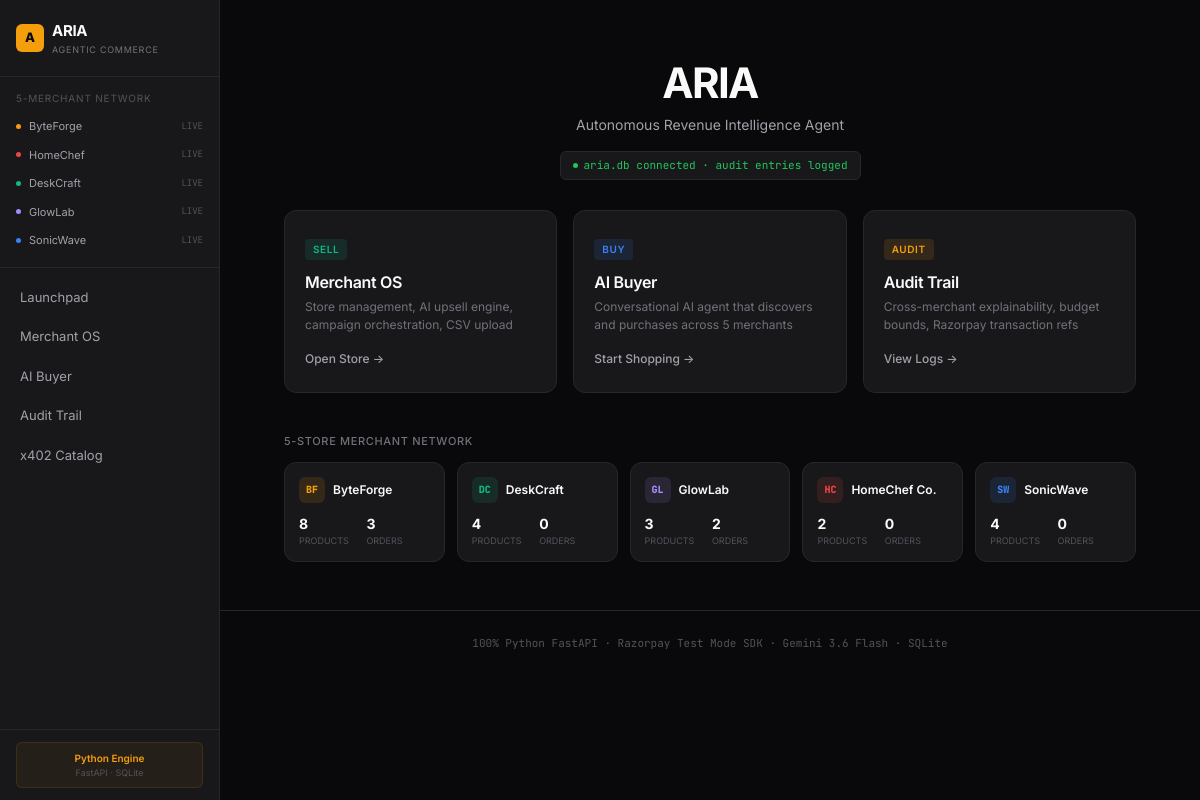
Before: / with the older database file.
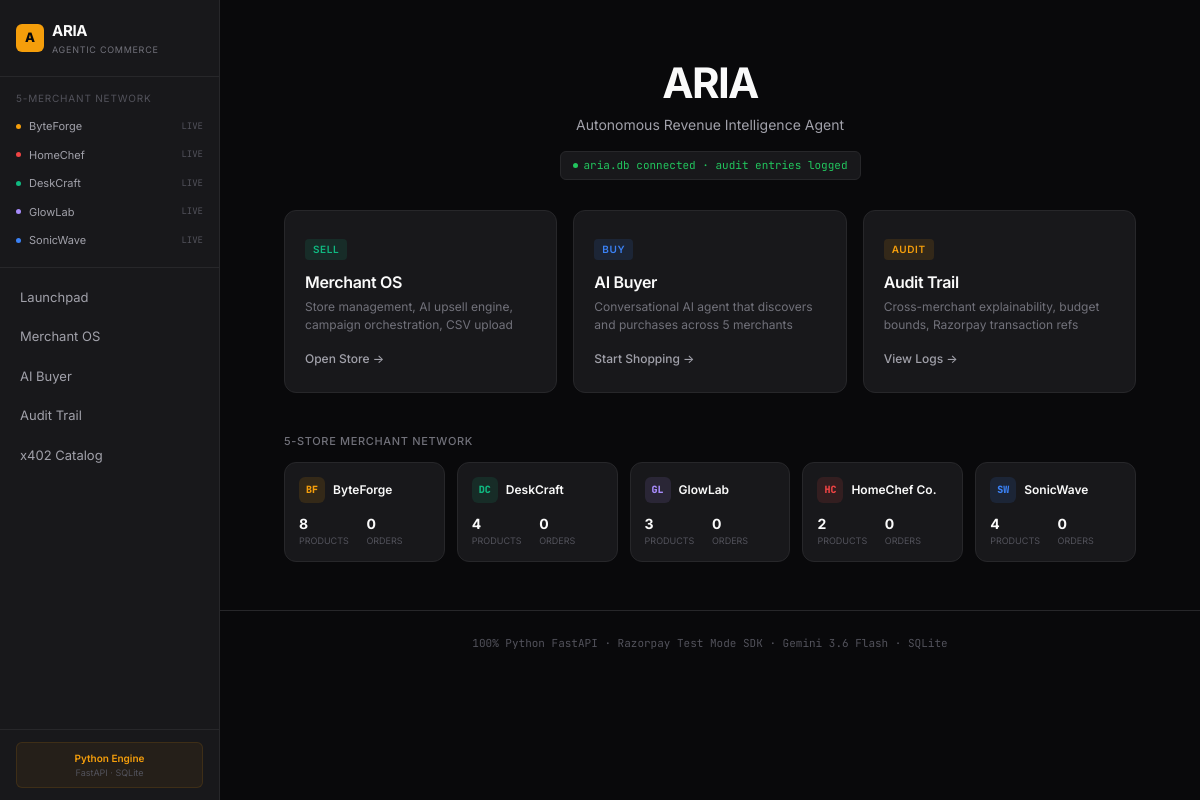
After: the same page with the newer database file.
### tables this page shows
CREATE TABLE merchants (
      id TEXT PRIMARY KEY,
      name TEXT NOT NULL,
      slug TEXT NOT NULL UNIQUE,
      category TEXT NOT NULL,
      tagline TEXT NOT NULL,
      logo TEXT NOT NULL DEFAULT '',
      color TEXT NOT NULL DEFAULT '#71717a',
      created_at TEXT NOT NULL DEFAULT (datetime('now'))
    );

### main.py (the view)
@app.get("/", response_class=HTMLResponse)
def page_launchpad(request: Request):
    merchants = get_merchants()
    enriched = []
    for m in merchants:
        orders = get_orders_by_merchant(m["id"])
        products = get_products(m["id"])
        m_copy = dict(m)
        m_copy["stats"] = {
            "productCount": len(products),
            "totalOrders": len(orders),
        }
        enriched.append(m_copy)
    audit_stats = get_audit_stats()
    return templates.TemplateResponse("index.html", {
        "request": request,
        "merchants": enriched,
        "auditStats": audit_stats
    })

### templates/index.html (shortened to what this page needs)
{% extends "base.html" %}
{% block content %}
<header style="text-align: center; padding: 60px 24px 30px;">
  <h1 style="font-size: 42px; font-weight: 700; letter-spacing: -0.04em; line-height: 1.1; color: var(--zinc-50);">
    ARIA
  </h1>
  <p style="font-size: 14px; color: var(--zinc-400); margin-top: 8px; max-width: 480px; margin: 8px auto 0;">
    Autonomous Revenue Intelligence Agent
  </p>
  <div
    style="display: inline-flex; align-items: center; gap: 6px; margin-top: 16px; padding: 5px 12px; border-radius: 6px; font-size: 11px; font-family: var(--font-mono); background: var(--zinc-900); border: 1px solid var(--zinc-800); color: var(--status-success);">
    <span style="width: 5px; height: 5px; border-radius: 50%; background: var(--status-success);"></span>
    aria.db connected &middot; {{ audit_total }} audit entries logged
  </div>
</header>
<section style="max-width: 900px; margin: 0 auto; padding: 0 24px 40px;">
  <div style="display: grid; grid-template-columns: repeat(3, 1fr); gap: 16px;">
    <a href="/merchant" class="card"
      style="padding: 24px 20px; text-decoration: none; display: block; transition: all 200ms ease;">
      <div
        style="display: inline-block; padding: 3px 8px; border-radius: 4px; font-size: 10px; font-weight: 600; letter-spacing: 0.06em; background: rgba(16,185,129,0.12); color: #10b981; margin-bottom: 12px;">
        SELL</div>
      <h3 style="font-size: 16px; font-weight: 600; color: var(--zinc-50); margin-bottom: 6px;">Merchant OS</h3>
      <p style="font-size: 12px; color: var(--zinc-500); line-height: 1.5;">Store management, AI upsell engine, campaign
        orchestration, CSV upload</p>
      <div style="margin-top: 16px; font-size: 12px; font-weight: 500; color: var(--zinc-400);">Open Store &rarr;</div>
    </a>
    <a href="/buyer" class="card"
      style="padding: 24px 20px; text-decoration: none; display: block; transition: all 200ms ease;">
      <div
        style="display: inline-block; padding: 3px 8px; border-radius: 4px; font-size: 10px; font-weight: 600; letter-spacing: 0.06em; background: rgba(59,130,246,0.12); color: #3b82f6; margin-bottom: 12px;">
        BUY</div>
      <h3 style="font-size: 16px; font-weight: 600; color: var(--zinc-50); margin-bottom: 6px;">AI Buyer</h3>
      <p style="font-size: 12px; color: var(--zinc-500); line-height: 1.5;">Conversational AI agent that discovers and
        purchases across 5 merchants</p>
      <div style="margin-top: 16px; font-size: 12px; font-weight: 500; color: var(--zinc-400);">Start Shopping &rarr;
      </div>
    </a>
    <a href="/audit" class="card"
      style="padding: 24px 20px; text-decoration: none; display: block; transition: all 200ms ease;">
      <div
        style="display: inline-block; padding: 3px 8px; border-radius: 4px; font-size: 10px; font-weight: 600; letter-spacing: 0.06em; background: rgba(245,158,11,0.12); color: #f59e0b; margin-bottom: 12px;">
        AUDIT</div>
      <h3 style="font-size: 16px; font-weight: 600; color: var(--zinc-50); margin-bottom: 6px;">Audit Trail</h3>
      <p style="font-size: 12px; color: var(--zinc-500); line-height: 1.5;">Cross-merchant explainability, budget
        bounds, Razorpay transaction refs</p>
      <div style="margin-top: 16px; font-size: 12px; font-weight: 500; color: var(--zinc-400);">View Logs &rarr;</div>
    </a>
  </div>
</section>
<section style="max-width: 900px; margin: 0 auto; padding: 0 24px 48px;">
  <div
    style="font-size: 11px; font-weight: 500; color: var(--zinc-500); letter-spacing: 0.06em; text-transform: uppercase; margin-bottom: 12px;">
    5-Store Merchant Network
  </div>
  <div style="display: grid; grid-template-columns: repeat(5, 1fr); gap: 12px;">
    {% for m in merchants %}
    <div class="card" style="padding: 14px;">
      <div class="flex items-center gap-2" style="margin-bottom: 10px;">
        <div
          style="width: 26px; height: 26px; border-radius: 6px; background: {{ m.color }}20; color: {{ m.color }}; display: flex; align-items: center; justify-content: center; font-size: 10px; font-weight: 800; font-family: var(--font-mono);">
          {{ m.logo }}
        </div>
        <div>
          <div style="font-size: 12px; font-weight: 600; color: var(--zinc-50);">{{ m.name }}</div>
        </div>
      </div>
      <div style="display: grid; grid-template-columns: 1fr 1fr; gap: 4px;">
        <div>
          <div style="font-size: 14px; font-weight: 700; color: var(--zinc-50);">{{ m.stats.productCount }}</div>
          <div style="font-size: 9px; color: var(--zinc-600); text-transform: uppercase;">Products</div>
        </div>
        <div>
          <div style="font-size: 14px; font-weight: 700; color: var(--zinc-50);">{{ m.stats.totalOrders }}</div>
          <div style="font-size: 9px; color: var(--zinc-600); text-transform: uppercase;">Orders</div>
        </div>
      </div>
    </div>
    {% endfor %}
  </div>
</section>
<footer
  style="text-align: center; padding: 24px; border-top: 1px solid var(--zinc-800); color: var(--zinc-600); font-size: 11px; font-family: var(--font-mono);">
  <span>100% Python FastAPI</span> &middot; <span>Razorpay Test Mode SDK</span> &middot; <span>Gemini 3.6 Flash</span>
  &middot; <span>SQLite</span>
</footer>
{% endblock %}

### templates/base.html (shortened to what this page needs)
<!DOCTYPE html>
<html lang="en">
<head>
  <link rel="stylesheet" href="/static/css/style.css">
</head>
<body>
  <div class="layout">
    <aside class="sidebar" style="width: 220px; min-width: 220px; height: 100vh; position: sticky; top: 0; background: var(--bg-surface); border-right: var(--border-default); display: flex; flex-direction: column;">
      <div style="padding: 20px 16px; border-bottom: 1px solid var(--zinc-800);">
        <div class="flex items-center gap-2">
          <div style="width: 28px; height: 28px; border-radius: 6px; background: var(--amber-500); display: flex; align-items: center; justify-content: center; font-size: 13px; font-weight: 800; color: var(--zinc-950);">
            A
          </div>
          <div>
            <div style="font-weight: 700; font-size: 15px; letter-spacing: -0.02em; color: var(--zinc-50);">
              ARIA
            </div>
            <div style="font-size: 9px; color: var(--zinc-500); letter-spacing: 0.08em; text-transform: uppercase;">
              Agentic Commerce
            </div>
          </div>
        </div>
      </div>
      <div style="padding: 14px 16px; border-bottom: 1px solid var(--zinc-800);">
        <div style="font-size: 10px; text-transform: uppercase; letter-spacing: 0.08em; color: var(--zinc-600); margin-bottom: 8px;">
          5-Merchant Network
        </div>
        <div class="flex flex-col gap-1">
          <div class="flex items-center justify-between" style="padding: 4px 0;">
            <div class="flex items-center gap-2">
              <span style="width: 5px; height: 5px; border-radius: 50%; background: #f59e0b; display: inline-block;"></span>
              <span style="font-size: 11px; color: var(--zinc-400);">ByteForge</span>
            </div>
            <span style="font-size: 9px; color: var(--zinc-600); font-family: var(--font-mono);">LIVE</span>
          </div>
          <div class="flex items-center justify-between" style="padding: 4px 0;">
            <div class="flex items-center gap-2">
              <span style="width: 5px; height: 5px; border-radius: 50%; background: #ef4444; display: inline-block;"></span>
              <span style="font-size: 11px; color: var(--zinc-400);">HomeChef</span>
            </div>
            <span style="font-size: 9px; color: var(--zinc-600); font-family: var(--font-mono);">LIVE</span>
          </div>
          <div class="flex items-center justify-between" style="padding: 4px 0;">
            <div class="flex items-center gap-2">
              <span style="width: 5px; height: 5px; border-radius: 50%; background: #10b981; display: inline-block;"></span>
              <span style="font-size: 11px; color: var(--zinc-400);">DeskCraft</span>
            </div>
            <span style="font-size: 9px; color: var(--zinc-600); font-family: var(--font-mono);">LIVE</span>
          </div>
          <div class="flex items-center justify-between" style="padding: 4px 0;">
            <div class="flex items-center gap-2">
              <span style="width: 5px; height: 5px; border-radius: 50%; background: #a78bfa; display: inline-block;"></span>
              <span style="font-size: 11px; color: var(--zinc-400);">GlowLab</span>
            </div>
            <span style="font-size: 9px; color: var(--zinc-600); font-family: var(--font-mono);">LIVE</span>
          </div>
          <div class="flex items-center justify-between" style="padding: 4px 0;">
            <div class="flex items-center gap-2">
              <span style="width: 5px; height: 5px; border-radius: 50%; background: #3b82f6; display: inline-block;"></span>
              <span style="font-size: 11px; color: var(--zinc-400);">SonicWave</span>
            </div>
            <span style="font-size: 9px; color: var(--zinc-600); font-family: var(--font-mono);">LIVE</span>
          </div>
        </div>
      </div>
      <nav style="padding: 12px 8px; flex: 1;">
        <div class="flex flex-col gap-1">
          <a href="/" style="display: block; padding: 8px 12px; border-radius: 6px; text-decoration: none; font-size: 13px; color: {% if active_page == 'launchpad' %}var(--zinc-50){% else %}var(--zinc-400){% endif %}; background: {% if active_page == 'launchpad' %}var(--zinc-800){% else %}transparent{% endif %}; font-weight: {% if active_page == 'launchpad' %}600{% else %}400{% endif %};">Launchpad</a>
          <a href="/merchant" style="display: block; padding: 8px 12px; border-radius: 6px; text-decoration: none; font-size: 13px; color: {% if active_page == 'merchant' %}var(--zinc-50){% else %}var(--zinc-400){% endif %}; background: {% if active_page == 'merchant' %}var(--zinc-800){% else %}transparent{% endif %}; font-weight: {% if active_page == 'merchant' %}600{% else %}400{% endif %};">Merchant OS</a>
          <a href="/buyer" style="display: block; padding: 8px 12px; border-radius: 6px; text-decoration: none; font-size: 13px; color: {% if active_page == 'buyer' %}var(--zinc-50){% else %}var(--zinc-400){% endif %}; background: {% if active_page == 'buyer' %}var(--zinc-800){% else %}transparent{% endif %}; font-weight: {% if active_page == 'buyer' %}600{% else %}400{% endif %};">AI Buyer</a>
          <a href="/audit" style="display: block; padding: 8px 12px; border-radius: 6px; text-decoration: none; font-size: 13px; color: {% if active_page == 'audit' %}var(--zinc-50){% else %}var(--zinc-400){% endif %}; background: {% if active_page == 'audit' %}var(--zinc-800){% else %}transparent{% endif %}; font-weight: {% if active_page == 'audit' %}600{% else %}400{% endif %};">Audit Trail</a>
          <a href="/catalog" style="display: block; padding: 8px 12px; border-radius: 6px; text-decoration: none; font-size: 13px; color: {% if active_page == 'catalog' %}var(--zinc-50){% else %}var(--zinc-400){% endif %}; background: {% if active_page == 'catalog' %}var(--zinc-800){% else %}transparent{% endif %}; font-weight: {% if active_page == 'catalog' %}600{% else %}400{% endif %};">x402 Catalog</a>
        </div>
      </nav>
      <div style="padding: 12px 16px; border-top: 1px solid var(--zinc-800);">
        <div style="padding: 8px 10px; border-radius: 6px; background: rgba(245,158,11,0.06); border: 1px solid rgba(245,158,11,0.12); text-align: center;">
          <div style="font-size: 10px; font-weight: 600; color: var(--amber-500);">Python Engine</div>
          <div style="font-size: 9px; color: var(--zinc-600);">FastAPI &middot; SQLite</div>
        </div>
      </div>
    </aside>
    <main class="main-content">
      {% block content %}{% endblock %}
    </main>
  </div>
</body>
</html>

### static/css/style.css (style rules this page uses)
:root { --zinc-950: #09090b; --zinc-900: #18181b; --zinc-800: #27272a; --zinc-700: #3f3f46; --zinc-600: #52525b; --zinc-500: #71717a; --zinc-400: #a1a1aa; --zinc-300: #d4d4d8; --zinc-200: #e4e4e7; --zinc-100: #f4f4f5; --zinc-50: #fafafa; --amber-500: #f59e0b; --amber-400: #fbbf24; --amber-600: #d97706; --bg-base: var(--zinc-950); --bg-surface: var(--zinc-900); --bg-elevated: #1c1c20; --bg-card: var(--zinc-900); --bg-card-hover: var(--zinc-800); --bg-input: #141416; --text-primary: var(--zinc-50); --text-secondary: var(--zinc-400); --text-muted: var(--zinc-600); --border-color: var(--zinc-800); --border-default: 1px solid var(--zinc-800); --border-subtle: 1px solid rgba(255,255,255,0.04); --status-success: #22c55e; --status-failed: #ef4444; --status-blocked: #eab308; --status-pending: #3b82f6; --status-info: var(--zinc-400); --font-sans: 'Inter', -apple-system, BlinkMacSystemFont, sans-serif; --font-mono: 'JetBrains Mono', 'Fira Code', monospace; --radius-sm: 6px; --radius-md: 8px; --radius-lg: 12px; --radius-full: 9999px; --transition-fast: 120ms ease; --transition-base: 200ms ease; }
*, *::before, *::after { box-sizing: border-box; margin: 0; padding: 0; }
html { -webkit-font-smoothing: antialiased; -moz-osx-font-smoothing: grayscale; }
body { font-family: var(--font-sans); background: var(--bg-base); color: var(--text-primary); line-height: 1.5; min-height: 100vh; }
h1, h2, h3, h4, h5, h6 { font-weight: 600; line-height: 1.3; letter-spacing: -0.02em; }
a { color: inherit; text-decoration: none; }
.layout { display: flex; min-height: 100vh; }
.sidebar { width: 220px; min-width: 220px; height: 100vh; position: sticky; top: 0; background: var(--bg-surface); border-right: var(--border-default); display: flex; flex-direction: column; overflow-y: auto; }
.main-content { flex: 1; min-height: 100vh; overflow-x: hidden; }
.card { background: var(--bg-card); border: var(--border-default); border-radius: var(--radius-lg); }
.flex { display: flex; }
.flex-col { flex-direction: column; }
.items-center { align-items: center; }
.justify-between { justify-content: space-between; }
.gap-1 { gap: 4px; }
.gap-2 { gap: 8px; }

Changed rows visible on the page:
changed merchants "ByteForge": stats.totalOrders "3" → "0"
changed merchants "GlowLab": stats.totalOrders "2" → "0"
